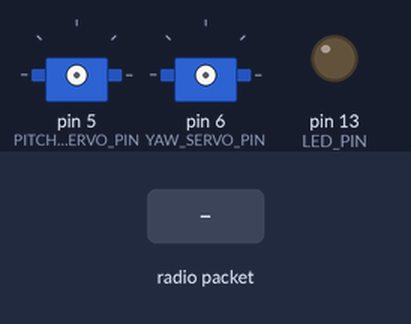
Recording of a sketch running on a simulated Arduino Uno, built with avr-gcc and run on an emulated ATmega328P. On the bench: 2 × servo, output pins drawn as LEDs (lit = HIGH). Wiring (inferred from the names in the program): 2 × servo: signal pin 5 / signal pin 6. Inputs (shaded band) come from the test bench. No radio packets arrive unless stated; servo pulses on a pin are drawn as a servo (544–2400 µs = 0–180°); pins used as bus, display or sensor lines are not drawn; what the sketch prints to the serial monitor is not drawn.

Above: at 1.2 s.
1.3 s: radio packet "1" arrives
2.8 s: radio packet "2" arrives
Timing chart, 0 to 5.8 s (numbered marks = the images above; inputs shaded):
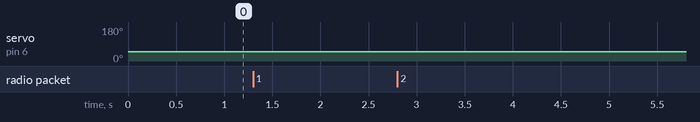

The sketch:

Servo_rf95RX.ino
```cpp
union int_bytes {
    uint8_t b[4];
    struct yp {
        uint16_t y;
        uint16_t p;
    }
    yp;
}
int_bytes;

#define DEBUG_OUT

#include <RH_RF95.h>
#include <SPI.h>

#define RFM95_CS 10
#define RFM95_RST 9
#define RFM95_INT 2

// Change to 868.0 or other frequency, must match RX's freq!
#define RF95_FREQ 868.0

// Singleton instance of the radio driver
RH_RF95 rf95(RFM95_CS, RFM95_INT);

// Blinky on receipt
#define LED_PIN 13

const static uint8_t PITCH_SERVO_PIN = 5;
const static uint8_t YAW_SERVO_PIN = 6;

void setup() {
    pinMode(LED_PIN, OUTPUT);
    pinMode(RFM95_RST, OUTPUT);
    digitalWrite(RFM95_RST, HIGH);

    while (!Serial) { }
    Serial.begin(9600);

    // manual reset
    digitalWrite(RFM95_RST, LOW);
    delay(10);
    digitalWrite(RFM95_RST, HIGH);
    delay(10);

    while (!rf95.init()) {
        Serial.println("LoRa radio init failed");
        while (1) { }
    }
    Serial.println("LoRa radio init OK!");

    // Defaults after init are 434.0MHz, modulation GFSK_Rb250Fd250, +13dbM
    if (!rf95.setFrequency(RF95_FREQ)) {
        Serial.println("setFrequency failed");
        while (1) { }
    }
    Serial.print("Set frequency to: ");
    Serial.println(RF95_FREQ);

    // Defaults after init are 434.0MHz, 13dBm, Bw = 125 kHz, Cr = 4/5, Sf =
    // 128chips/symbol, CRC on

    // The default transmitter power is 13dBm, using PA_BOOST.
    // If you are using RFM95/96/97/98 modules which uses the PA_BOOST transmitter
    // pin, then you can set transmitter powers from 5 to 23 dBm:
    rf95.setTxPower(23, false);

    pinMode(PITCH_SERVO_PIN, OUTPUT);
    pinMode(YAW_SERVO_PIN, OUTPUT);

    Serial.println("Headtracker Receiver initialised!");
}

void loop() {
    if (rf95.available()) {
        // Should be a message for us now

        uint8_t len = sizeof(int_bytes.b);

        if (rf95.recv(int_bytes.b, & len)) {

            servoPulse(PITCH_SERVO_PIN, int_bytes.yp.p);
            servoPulse(YAW_SERVO_PIN, int_bytes.yp.y);

#ifdef DEBUG_OUT
            Serial.print(int_bytes.yp.y);
            Serial.print(' ');
            Serial.println(int_bytes.yp.p);
#endif

            /*
              pwm.setPWM(0, 0, (int)int_bytes.yp.y * 2.5 + 150);
              pwm.setPWM(1, 0, (int)int_bytes.yp.p * 1.75 + 150);
             */
        } else {
            Serial.println("Receive failed");
        }
    }
}

void servoPulse(int servoPin, int myAngle) {
    int pulseWidth = (myAngle * 11) + 500; // converts angle to microseconds
    digitalWrite(servoPin, HIGH);      // set servo high.
    delayMicroseconds(pulseWidth);     // wait a very small amount.
    digitalWrite(servoPin, LOW);       // set servo low.
    delay(10);                  // refresh cycle of typical servos.
}
```

Measured:
- after the input at 2.8 s, servo on pin 6 (YAW_SERVO_PIN): 49° → 50° at once
